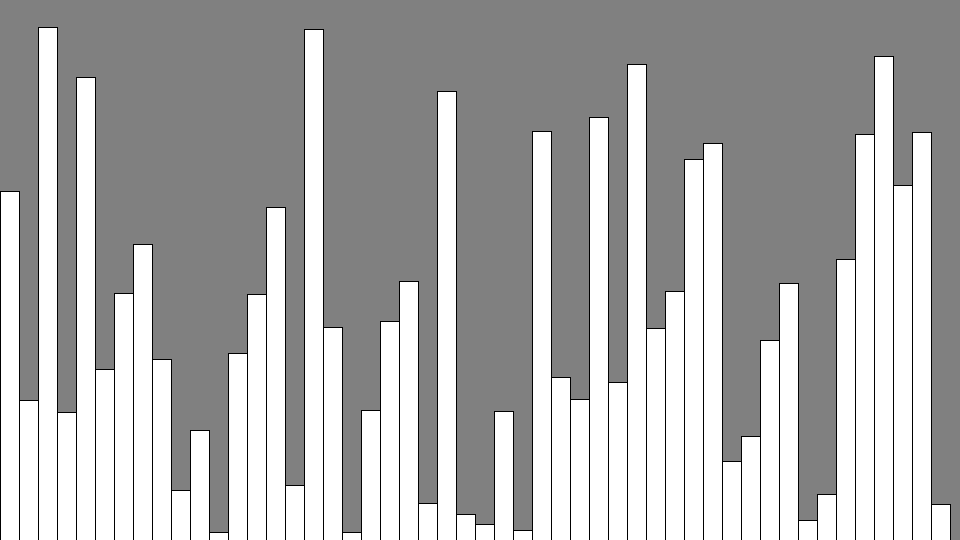
Frame 1 (no input)
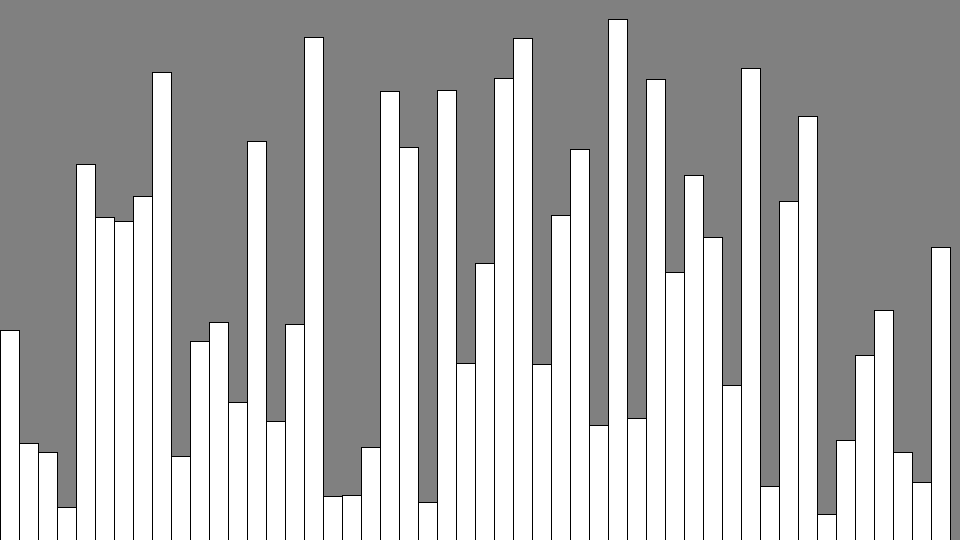
Frame 2 (the mouse pressed at the canvas centre, redrawn once)

The Processing sketch that drew these frames (run headless with seeded random() and noise(); the mouse was pressed at the canvas centre and the sketch redrawn once):

// Processing sketch: sketch05
// ── sketch05.pde
int numData = 50; // 配列の要素数
int[] data = new int[numData]; // 配列の宣言と代入
int rectWidth;    // 棒の横幅

void setup() {
  size(960, 540);
  noLoop();
  // dataの要素に値を入れる
  setData();
  rectWidth = width/numData;
}

// dataの要素に値を入れる関数
void setData() {
  for (int i = 0; i < numData; i++) {
    data[i] = (int)random(height);
  }
}

void draw() {
  background(128);
  // 配列dataの中身を棒グラフで可視化
  for (int i = 0; i < numData; i++) {
    fill(255);
    rect(i*rectWidth, height-data[i], rectWidth, data[i]);
  }
}

// マウスクリックで配列の中身を入れ替える
void mousePressed() {
  setData();
  redraw();
}
